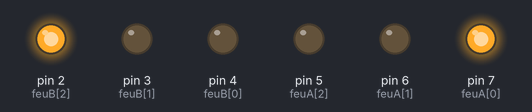
This sketch was run on a simulated Arduino Uno, built with avr-gcc and run on an emulated ATmega328P. Shown: output pins drawn as LEDs (lit = HIGH).

Above: at 0.5 s.
At 2.9 s:
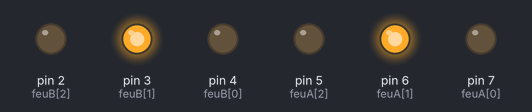
At 5.3 s:
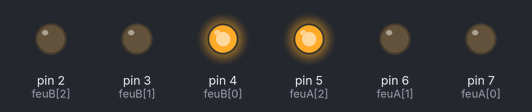
Timing chart, 0 to 7.4 s (numbered marks = the images above):
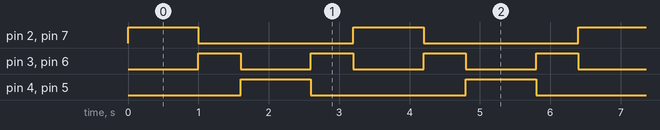

The sketch:

Feu_A_et_B.ino
```cpp
const byte feuA[] = {7, 6, 5};
const byte feuB[] = {4, 3, 2};

enum Couleur { ROUGE, ORANGE, VERT };

void afficher(const byte feu[], Couleur couleur) {
  for (byte i = 0; i < 3; i++) {
    digitalWrite(feu[i], i == couleur ? HIGH : LOW);
  }
}

void setup() {
  for (byte i = 0; i < 3; i++) {
    pinMode(feuA[i], OUTPUT);
    pinMode(feuB[i], OUTPUT);
  }
}

void loop() {
  afficher(feuA, ROUGE);
  afficher(feuB, VERT);
  delay(1000);

  afficher(feuA, ORANGE);
  afficher(feuB, ORANGE);
  delay(600);

  afficher(feuB, ROUGE);
  afficher(feuA, VERT);
  delay(1000);

  afficher(feuA, ORANGE);
  afficher(feuB, ORANGE);
  delay(600);
}
```

Measured:
- by itself, pin 2 (feuB[2]), pin 4 (feuB[0]), pin 5 (feuA[2]), pin 7 (feuA[0]): alternates HIGH for 1.0 s and LOW for 2.2 s
- by itself, pin 3 (feuB[1]), pin 6 (feuA[1]): alternates HIGH for 0.60 s and LOW for 1.0 s
- by itself, everything shown: repeats every 3.2 s, in 4 steps
